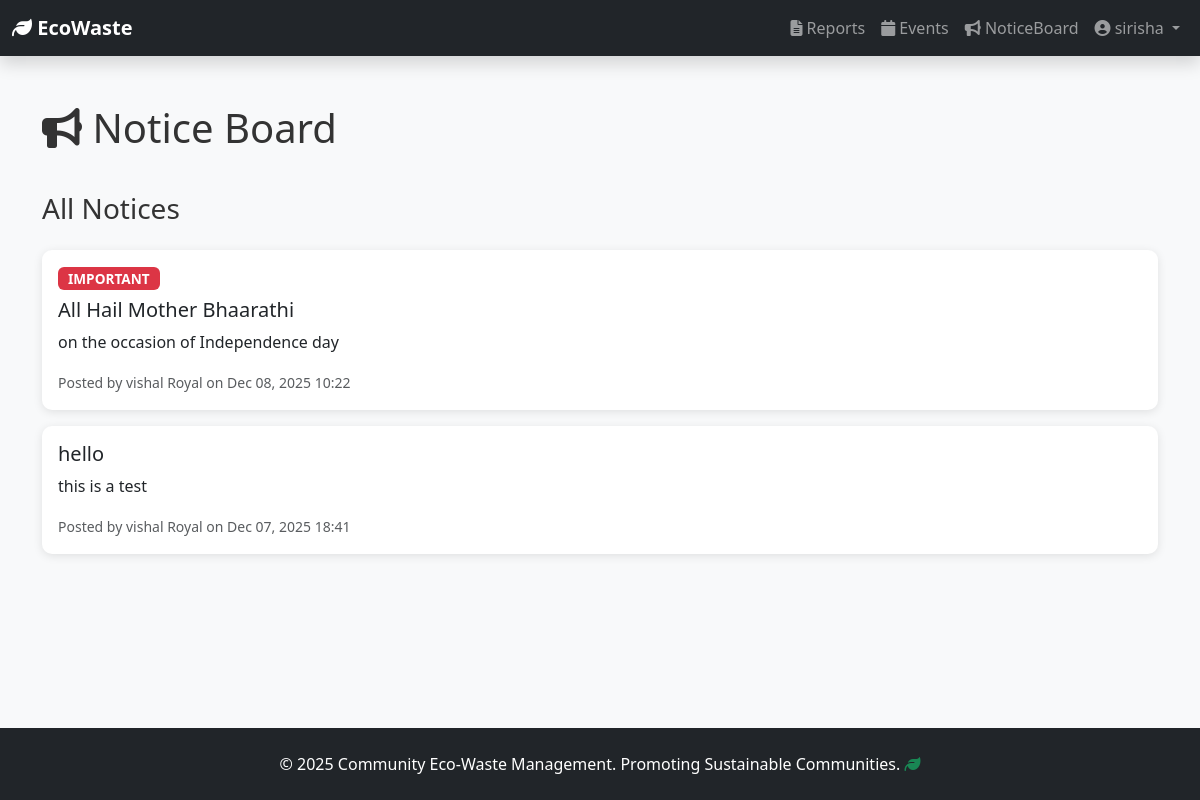
Page /noticeboard/ (signed in) on the committed database.
### users/models.py (models this page shows, shortened)
class CustomUser(AbstractUser):
    ROLE_CHOICES = (
        ('user', 'Community Member'),
        ('admin', 'Community Head (Admin)'),
    )
    role = models.CharField(max_length=10, choices=ROLE_CHOICES, default='user')
    is_approved = models.BooleanField(default=False)
    phone = models.CharField(max_length=15, blank=True, null=True)
    address = models.TextField(blank=True, null=True)
    profile_picture = models.ImageField(upload_to='profile_pics/', blank=True, null=True)
    community_name = models.CharField(max_length=255, blank=True, null=True)
    joined_date = models.DateTimeField(auto_now_add=True)
    bio = models.TextField(blank=True, null=True)
    class Meta:
        ordering = ['-joined_date']
        verbose_name_plural = "Users"
    def is_community_admin(self):
        return self.role == 'admin' and self.is_approved

class NoticeBoard(models.Model):
    admin = models.ForeignKey(CustomUser, on_delete=models.CASCADE, related_name='notices_posted')
    title = models.CharField(max_length=255)
    content = models.TextField()
    created_at = models.DateTimeField(auto_now_add=True)
    updated_at = models.DateTimeField(auto_now=True)
    is_important = models.BooleanField(default=False)
    class Meta:
        ordering = ['-created_at']

### users/views.py (the view, shortened to what this page needs)
# urls.py: path('noticeboard/', views.notice_board, name='noticeboard'),
@login_required(login_url='users:login')
def notice_board(request):
    if not request.user.is_approved:
        return redirect('users:pending')
    notices = NoticeBoard.objects.all().order_by('-created_at')
    context = {'notices': notices}
    return render(request, 'users/noticeboard.html', context)

### templates/users/noticeboard.html (shortened to what this page needs)
{% extends 'base/base.html' %}
{% block content %}
<div class="container py-5">
    <div class="row mb-4">
        <div class="col-12">
            <h1 class="mb-3"><i class="fas fa-bullhorn"></i> Notice Board</h1>
        </div>
    </div>
    <div class="row">
        <div class="col-12">
            <h3 class="mb-4">All Notices</h3>
            {% for notice in notices %}
                <div class="card mb-3">
                    <div class="card-body">
                        {% if notice.is_important %}
                            <span class="badge bg-danger mb-2">IMPORTANT</span>
                        {% endif %}
                        <h5 class="card-title">{{ notice.title }}</h5>
                        <p class="card-text">{{ notice.content }}</p>
                        <small class="text-muted">
                            Posted by {{ notice.admin.get_full_name }} on {{ notice.created_at|date:"M d, Y H:i" }}
                        </small>
                    </div>
                </div>
            {% empty %}
                <p class="text-muted">No notices yet.</p>
            {% endfor %}
        </div>
    </div>
</div>
{% endblock %}

### templates/components/navbar.html (shortened to what this page needs)
<nav class="navbar navbar-expand-lg navbar-dark bg-dark shadow">
    <div class="container-fluid">
        <a class="navbar-brand fw-bold" href="{% url 'users:dashboard' %}">
            <i class="fas fa-leaf"></i> EcoWaste
        </a>
        <div class="collapse navbar-collapse" id="navbarNav">
            <ul class="navbar-nav ms-auto">
                <li class="nav-item">
                    <a class="nav-link" href="{% url 'reports:report_list' %}"><i class="fas fa-file-alt"></i> Reports</a>
                </li>
                <li class="nav-item">
                    <a class="nav-link" href="{% url 'events:event_list' %}"><i class="fas fa-calendar"></i> Events</a>
                </li>
                <li class="nav-item">
                    <a class="nav-link" href="{% url 'users:noticeboard' %}"><i class="fas fa-bullhorn"></i> NoticeBoard</a>
                </li>
                <li class="nav-item dropdown">
                    <a class="nav-link dropdown-toggle" href="#" id="userDropdown" role="button" data-bs-toggle="dropdown">
                        <i class="fas fa-user-circle"></i> {{ user.username }}
                    </a>
                </li>
            </ul>
        </div>
    </div>
</nav>

### static/css/style.css (style rules this page uses)
:root { --primary-color: #667eea; --secondary-color: #764ba2; --success-color: #10b981; --danger-color: #ef4444; --warning-color: #f59e0b; --info-color: #3b82f6; }
* { margin: 0; padding: 0; box-sizing: border-box; }
html, body { height: 100%; }
body { font-family: 'Segoe UI', Tahoma, Geneva, Verdana, sans-serif; background-color: #f8f9fa; color: #333; display: flex; flex-direction: column; }
.card { border: none; border-radius: 10px; box-shadow: 0 2px 10px rgba(0,0,0,0.1); transition: transform 0.3s, box-shadow 0.3s; }
.badge { padding: 5px 10px; font-size: 0.85rem; }
.navbar { box-shadow: 0 2px 10px rgba(0,0,0,0.1); }

### rows in the picture
CustomUser: username "sirisha"
NoticeBoard: is_important "IMPORTANT", title "All Hail Mother Bhaarathi", content "on the occasion of Independence day", admin.get_full_name "vishal Royal", created_at "Dec 08, 2025 10:22"
NoticeBoard: title "hello", content "this is a test", admin.get_full_name "vishal Royal", created_at "Dec 07, 2025 18:41"
